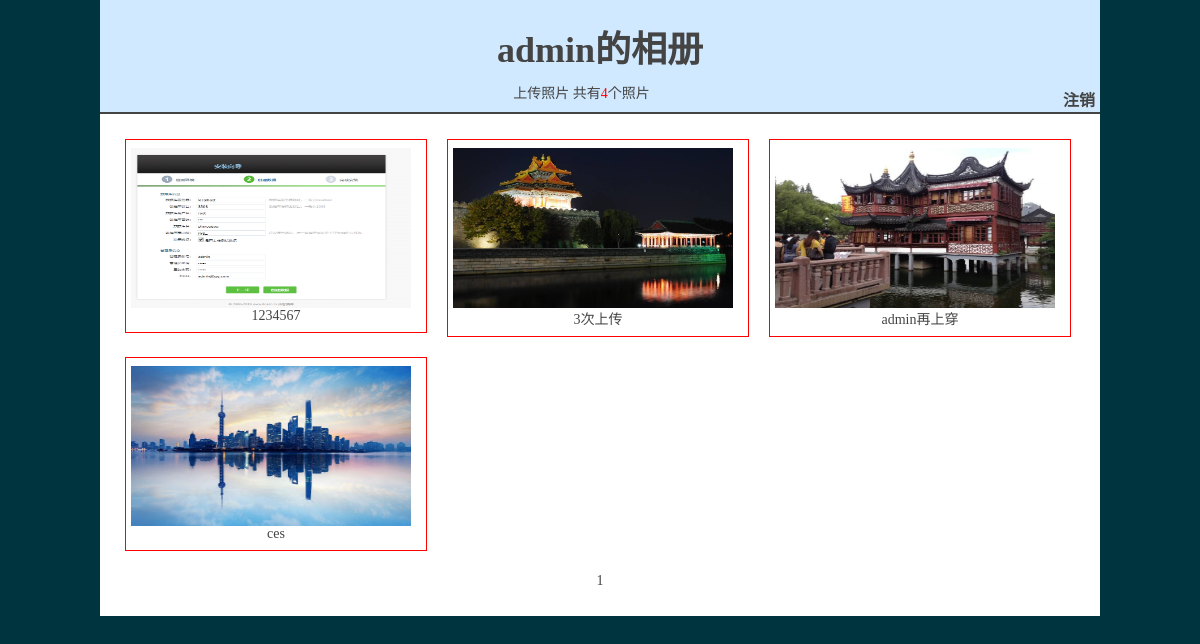
The page /index.php (signed in) on the database its author committed.
### tables this page shows
CREATE TABLE `myphotoweb_photos` (
  `photo_id` int(10) unsigned NOT NULL AUTO_INCREMENT,
  `user_id` int(10) NOT NULL,
  `title` varchar(20) DEFAULT NULL COMMENT '照片标题',
  `imgsrc` varchar(100) DEFAULT NULL COMMENT '图像路径',
  `intro` text COMMENT '照片简介',
  `hits` int(11) NOT NULL DEFAULT '0' COMMENT '访问量',
  `addate` int(10) DEFAULT NULL COMMENT '发布时间',
  PRIMARY KEY (`photo_id`)
);

### index.php (the view, shortened to what this page needs)
<?php
require_once("./lib/conn.php");
$userid=$_SESSION['userid'];
$pagesize = 15;
$page = isset($_GET['page']) ? $_GET['page'] : 1;
$startrow = ($page-1)*$pagesize;
$sql = "SELECT * FROM myphotoweb_photos where user_id={$userid}";
$result = mysqli_query($link, $sql);
$records = mysqli_num_rows($result);
$pages = ceil($records/$pagesize);
$sql = "SELECT * FROM myphotoweb_photos where user_id={$userid} ORDER BY photo_id DESC LIMIT {$startrow},{$pagesize}";
$result = mysqli_query($link, $sql);
$arrs = mysqli_fetch_all($result,MYSQLI_ASSOC);
?>
<!DOCTYPE html>
<html>
<head>
<link rel="stylesheet" href="./css/reset.css">
</head>
<body>
<div class="box">
<div class="title">
	<h2><?php echo $_SESSION['username']?>的相册</h2>
	<a href="./lib/upload.php">上传照片</a>
	共有<font color='red'><?php echo $records?></font>个照片
	<a href="logout.php" class='logout'>注销</a>
</div>
<div class="photos">
	<ul>
		<?php
		if(!empty($arrs)){
		foreach($arrs as $arr){
		?>
		<li>
			<a href="./detail.php?id=<?php echo $arr['photo_id']?>"><img src="<?php echo $arr['imgsrc']?>"></a>
			<a href="./detail.php?id=<?php echo $arr['photo_id']?>"><?php echo $arr['title']?></a>
		</li>
		<?php }}else{ echo "还没有照片，赶快上传吧！";}?>
	</ul>
	<div class="pagelist">
		<?php
		$start = $page-5;
		$end   = $page+4;
		if($page<=6)
		{
			$start = 1;
			$end   = 10;
		}
		if($page>=$pages-4)
		{
			$start = $pages-9;
			$end   = $pages;
		}
		if($pages<10)
		{
			$start = 1;
			$end   = $pages;
		}
		for($i=$start;$i<=$end;$i++)
		{
			if($page==$i)
			{
				echo "<span class='current'>$i</span>";
			}else
			{
				echo "<a href='./index.php?page=$i'>$i</a>";
			}
		}
		?>
	</div>
</div>
</div>
</body>
</html>

### index.php (style rules this page uses)
body,ul,li,h2,a { margin:0px;padding:0px }
body { font-size:14px;color:#444;background-color:#00343f; }
ul,li { list-style: none; }
a { text-decoration:none;color:#444; }
.box { width:1000px;margin:0px auto;background-color:white; }
.title { text-align:center; padding: 10px 0px; border-bottom: 2px solid #444; background-color:#d0e9ff; }
.title h2 { font-size:36px;padding:10px; }
.photos { padding:15px; }
.photos li { float:left; width:290px; padding:8px 5px; margin:10px; text-align:center; border:1px solid red; }
.photos img { width:280px;height:160px; }
.pagelist { height:40px;line-height:40px;text-align:center; }
.pagelist .current { padding:8px 15px; }
.logout { float:right;margin: 5px 5px 0px 0px;font-size:16px;font-weight:bold; }

### rows shown on the page
myphotoweb_photos: imgsrc (picture), title "1234567"
myphotoweb_photos: imgsrc (picture), title "3次上传"
myphotoweb_photos: imgsrc (picture), title "admin再上穿"
myphotoweb_photos: imgsrc (picture), title "ces"

### other values the page prints
$_SESSION['username'] "admin"
$records "4"
